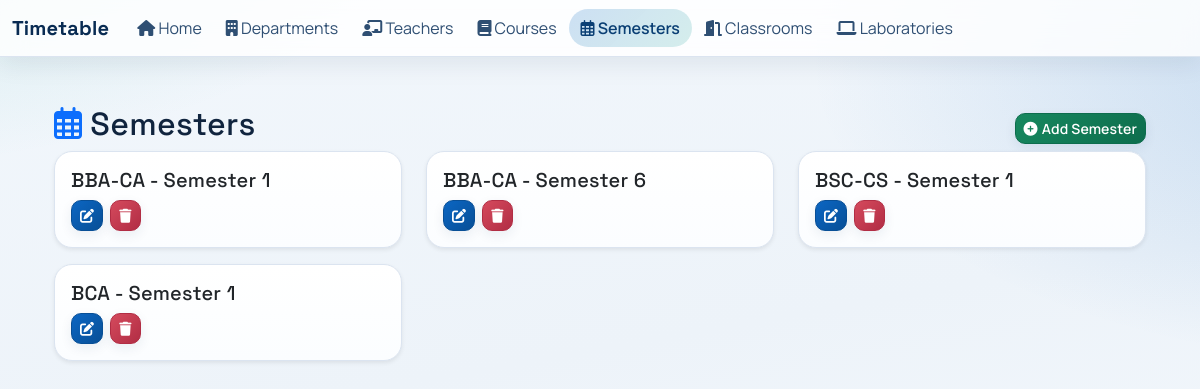
The app's page /semesters/ with its own data.
### scheduler/models.py (models this page shows, shortened)
class Semester(models.Model):
    number = models.PositiveSmallIntegerField()
    course = models.ForeignKey(Course, on_delete=models.CASCADE, related_name='semesters')
    start_time = models.TimeField(
        null=True, blank=True,
        help_text="Semester daily start time (e.g. 08:00 AM)"
    )
    end_time = models.TimeField(
        null=True, blank=True,
        help_text="Semester daily end time (e.g. 04:00 PM)"
    )
    break_count = models.PositiveSmallIntegerField(
        default=0,
        help_text="Number of breaks during the day"
    )
    breaks = models.TextField(
        blank=True,
        help_text="Comma-separated break ranges (HH:MM-HH:MM)"
    )
    WORKING_DAY_CHOICES = [
        ('MON-FRI', 'Monday–Friday'),
        ('MON-SAT', 'Monday–Saturday'),
    ]
    working_days = models.CharField(
        max_length=7,
        choices=WORKING_DAY_CHOICES,
        default='MON-FRI',
        help_text="Days of week when classes are held"
    )
    max_lectures_per_day = models.PositiveSmallIntegerField(
        default=6,
        help_text="Maximum number of lecture slots allowed per day for this semester"
    )
    start_date = models.DateField(null=True, blank=True)
    end_date = models.DateField(null=True, blank=True)
    class Meta:
        unique_together = ('number', 'course')
        ordering = ['course', 'number']

class Course(models.Model):
    name = models.CharField(max_length=100)
    department = models.ForeignKey(Department, on_delete=models.CASCADE, related_name='courses')
    duration_years = models.PositiveSmallIntegerField(default=3)

### scheduler/views.py (the view)
# urls.py: path('semesters/', views.semester_list, name='semester_list'),
def semester_list(request):
    semesters = Semester.objects.select_related('course').all()
    return render(request, 'semesters.html', {'semesters': semesters})

### templates/semesters.html (shortened to what this page needs)
{% extends "base.html" %}
{% block content %}
<div class="container py-4">
    <div class="d-flex justify-content-between align-items-center">
        <h2><i class="fa-regular fa-calendar-days me-2 text-primary"></i>Semesters</h2>
        <a href="{% url 'scheduler:semester_add' %}" class="btn btn-sm btn-success">
            <i class="fa-solid fa-circle-plus me-1"></i>Add Semester
        </a>
    </div>
    <div class="row">
        {% for sem in semesters %}
        <div class="col-md-4 mb-3">
            <div class="card shadow-sm hover-card">
                <div class="card-body">
                    <h5 class="card-title">{{ sem.course.name }} - Semester {{ sem.number }}</h5>
                    <div>
                        <a href="{% url 'scheduler:semester_edit' sem.id %}" class="btn btn-sm btn-primary me-1">
                            <i class="fa-solid fa-pen-to-square"></i>
                        </a>
                        <a href="{% url 'scheduler:semester_delete' sem.id %}" class="btn btn-sm btn-danger">
                            <i class="fa-solid fa-trash"></i>
                        </a>
                    </div>
                </div>
            </div>
        </div>
        {% empty %}
        <p><i class="fa-regular fa-folder-open me-1"></i>No semesters defined.</p>
        {% endfor %}
    </div>
</div>
{% endblock %}

### static/css/styles.css (style rules this page uses)
:root { --app-bg: #edf3f9; --app-surface: #ffffff; --app-surface-soft: #f8fbff; --app-border: #dbe4f0; --app-text: #10243e; --app-muted: #5c6f87; --app-brand: #0b66c3; --app-brand-strong: #084f96; --app-brand-soft: rgba(11, 102, 195, 0.12); --app-accent: #0f9f8f; --app-danger: #c4384e; --radius-sm: 10px; --radius-md: 14px; --radius-lg: 18px; --shadow-sm: 0 8px 22px rgba(16, 36, 62, 0.08); --shadow-md: 0 16px 38px rgba(16, 36, 62, 0.14); --transition-fast: 180ms ease; --transition-slow: 300ms ease; }
* { box-sizing: border-box; }
html, body { min-height: 100%; }
body { font-family: "Manrope", "Segoe UI", Arial, sans-serif; color: var(--app-text); background: radial-gradient(1600px 750px at -20% -20%, rgba(15, 159, 143, 0.2), transparent 45%), radial-gradient(1400px 680px at 120% 8%, rgba(11, 102, 195, 0.2), transparent 45%), linear-gradient(170deg, #f2f7fc 0%, var(--app-bg) 45%, #f7fbff 100%); margin: 0; overflow-x: hidden; }
h1, h2, h3, h4, h5, h6, .navbar-brand { font-family: "Space Grotesk", "Manrope", sans-serif; letter-spacing: 0.01em; }
a { color: var(--app-brand); transition: color var(--transition-fast); }
.container { transition: transform var(--transition-fast); }
.card { border: 1px solid var(--app-border); border-radius: var(--radius-lg); box-shadow: var(--shadow-sm); background-color: #ffffff; background-image: linear-gradient(180deg, #ffffff 0%, #fbfdff 100%); transition: transform var(--transition-fast), box-shadow var(--transition-slow), border-color var(--transition-fast); }
.hover-card { transition: transform var(--transition-fast), box-shadow var(--transition-slow), border-color var(--transition-fast); }
.btn { font-weight: 600; letter-spacing: 0.01em; border-radius: var(--radius-sm); border-width: 1px; box-shadow: 0 4px 12px rgba(25, 50, 86, 0.08); transition: transform var(--transition-fast), box-shadow var(--transition-fast), filter var(--transition-fast); }
.btn-primary { background: linear-gradient(135deg, var(--app-brand) 0%, var(--app-brand-strong) 100%); border-color: var(--app-brand-strong); }
.btn-success { background: linear-gradient(135deg, #17885f 0%, #0d6d4d 100%); border-color: #0d6d4d; }
.btn-danger { background: linear-gradient(135deg, #d54a5d 0%, #b12d44 100%); border-color: #b12d44; }
.reveal-in { opacity: 1; transform: translateY(0); transition: opacity 420ms ease, transform 420ms ease; }

### records on screen
Semester: course.name "BBA-CA", number "1"
Semester: course.name "BBA-CA", number "6"
Semester: course.name "BSC-CS", number "1"
Semester: course.name "BCA", number "1"
